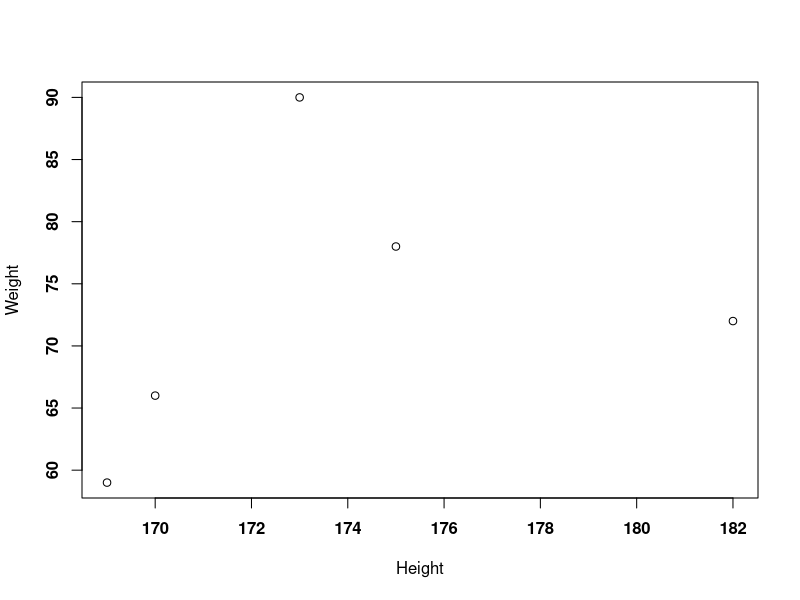

Write the R code that produced this figure.
Height = c(170,169,182,175,173)
Weight = c(66,59,72,78,90)

# choose font
# 1:normal 2:Bold 3:Italic 4:Bold italic
plot(Height,Weight,font=2)

#other parameter: font.axis  font.lab font.main  font.sub